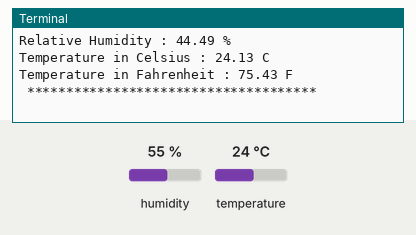
Simulated run of this program. Board: Raspberry Pi (BCM pin numbers). Shown: the last lines printed to the terminal. The test bench sets the inputs (shaded band); at power-on: temperature 24 °C, humidity 55 %.

Above: at 3.5 s.
3.6 s: temperature set to 12 °C
At 4.8 s:
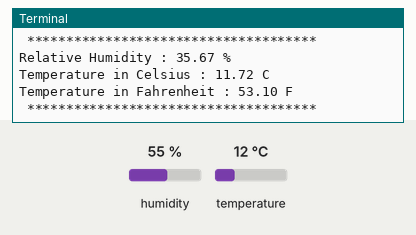
5.1 s: temperature set to 19 °C
At 6.6 s:
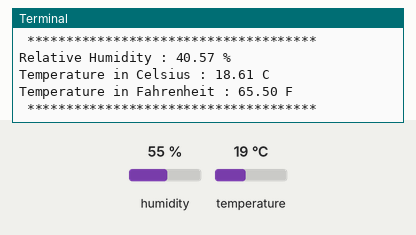
Timing chart, 0 to 8.1 s (numbered marks = the images above; inputs shaded):
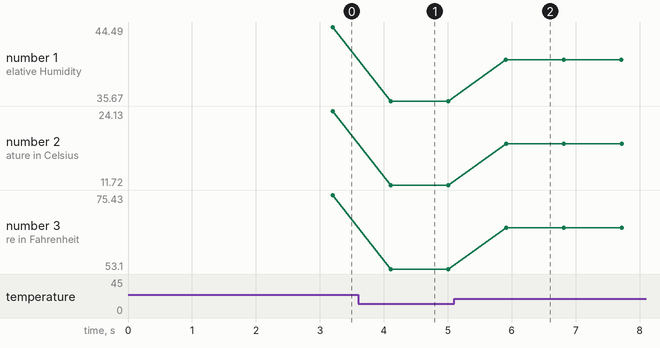

Measured:
- after the input at 3.6 s, the terminal: prints a new line after 0.50 s (image 1)
- after the input at 5.1 s, the terminal: prints a new line after 0.81 s (image 2)
- plotted number 1: 44.49 → 35.67 after the input at 3.6 s, 35.67 → 40.57 after the input at 5.1 s
- plotted number 2: 24.13 → 11.72 after the input at 3.6 s, 11.72 → 18.61 after the input at 5.1 s
- plotted number 3: 75.43 → 53.1 after the input at 3.6 s, 53.1 → 65.5 after the input at 5.1 s

The program:

SI7021.py
```python
# (licence header left out)
import smbus
import time

# Get I2C bus
bus = smbus.SMBus(1)

# I2C Address of the device
SI7021_DEFAULT_ADDRESS			= 0x40

# SI7021 Command Set
SI7021_MEASRH_HOLD_CMD			= 0xE5
SI7021_MEASRH_NOHOLD_CMD		= 0xF5
SI7021_MEASTEMP_HOLD_CMD		= 0xE3
SI7021_MEASTEMP_NOHOLD_CMD		= 0xF3
SI7021_READPREVTEMP_CMD			= 0xE0
SI7021_RESET_CMD				= 0xFE
SI7021_WRITERHT_REG_CMD			= 0xE6
SI7021_READRHT_REG_CMD			= 0xE7
SI7021_WRITEHEATER_REG_CMD		= 0x51
SI7021_READHEATER_REG_CMD		= 0x11

class SI7021():
	def __init__(self):
		self.writehumidity()
		time.sleep(0.3)
		self.writetemperature()

	def writehumidity(self):
		"""Select the relative humidity command from the given provided values"""
		bus.write_byte(SI7021_DEFAULT_ADDRESS, SI7021_MEASRH_NOHOLD_CMD)

	def readhumidity(self):
		"""Read data back from the device address, 2 bytes, humidity MSB, humidity LSB"""
		data0 = bus.read_byte(SI7021_DEFAULT_ADDRESS)
		data1 = bus.read_byte(SI7021_DEFAULT_ADDRESS)

		# Convert the data
		humidity = ((data0 * 256 + data1) * 125 / 65536.0) - 6

		return {'h' : humidity}

	time.sleep(1)

	def writetemperature(self):
		"""Select the temperature command from the given provided values"""
		bus.write_byte(SI7021_DEFAULT_ADDRESS, SI7021_MEASTEMP_NOHOLD_CMD)

	def readtemperature(self):
		"""Read data back from the device address, 2 bytes, temperature MSB, temperature LSB"""
		data0 = bus.read_byte(SI7021_DEFAULT_ADDRESS)
		data1 = bus.read_byte(SI7021_DEFAULT_ADDRESS)

		# Convert the data
		cTemp = ((data0 * 256 + data1) * 175.72 / 65536.0) - 46.85
		fTemp = cTemp * 1.8 + 32

		return {'c' : cTemp, 'f' : fTemp}

from SI7021 import SI7021
si7021 = SI7021()

while True:
	time.sleep(0.3)
	si7021.writehumidity()
	time.sleep(0.3)
	si7021.writetemperature()
	time.sleep(0.3)
	hum = si7021.readhumidity()
	print "Relative Humidity : %.2f %%"%(hum['h'])
	temp = si7021.readtemperature()
	print "Temperature in Celsius : %.2f C"%(temp['c'])
	print "Temperature in Fahrenheit : %.2f F"%(temp['f'])
	print " ************************************* "
```
